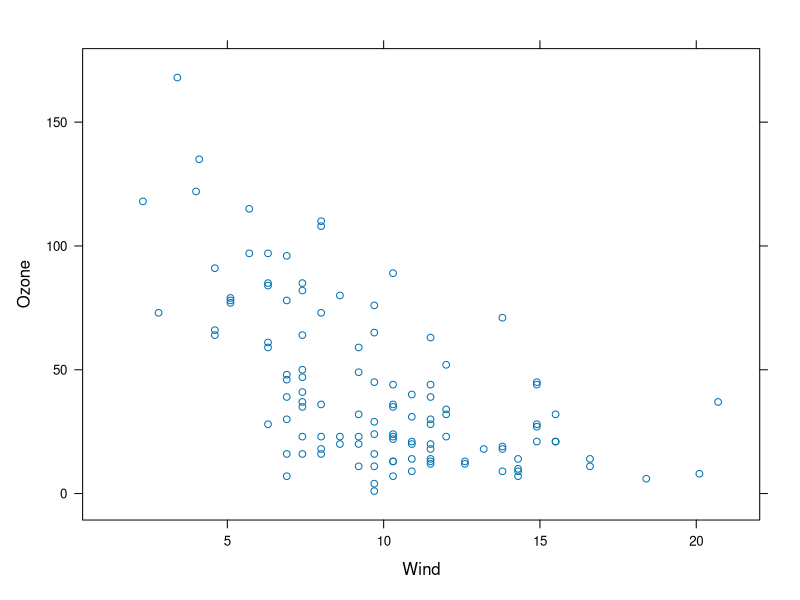
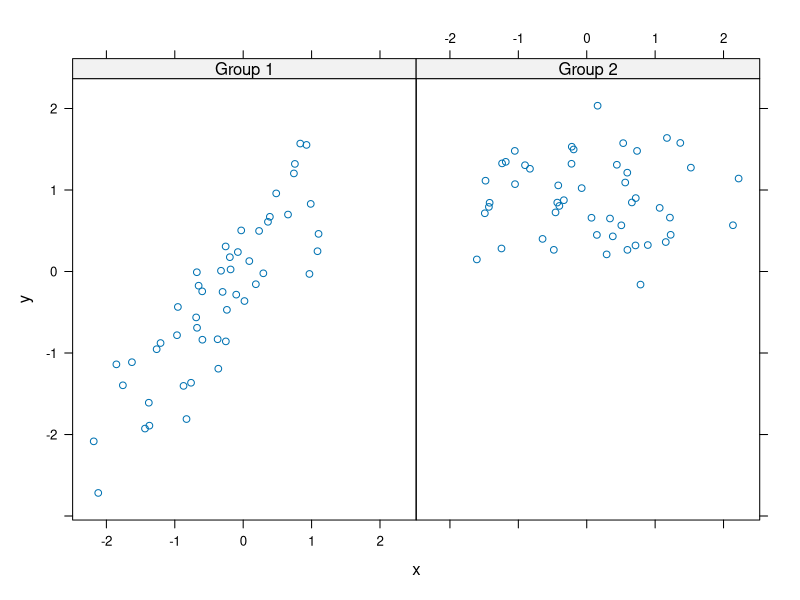
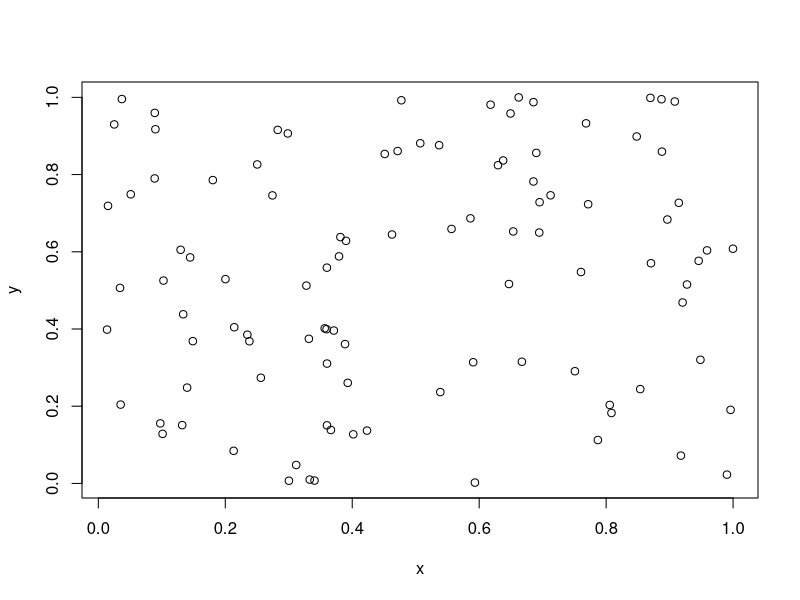
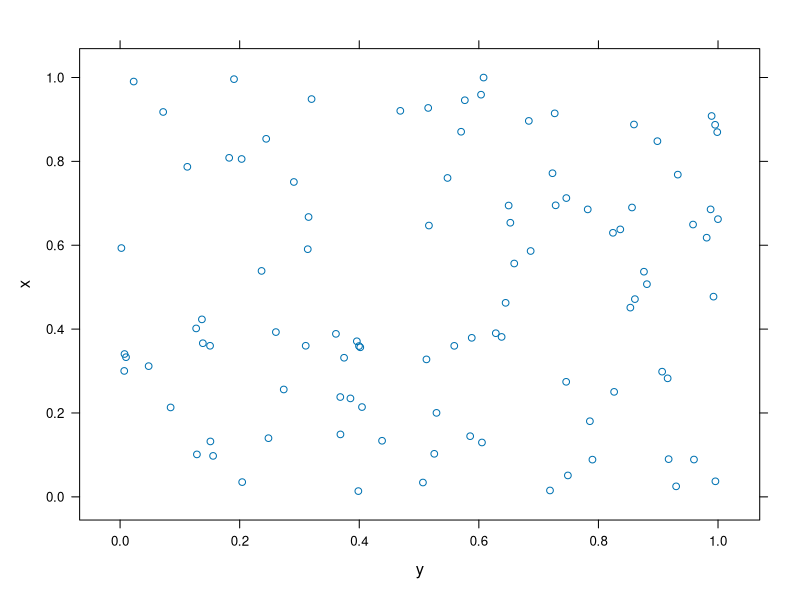
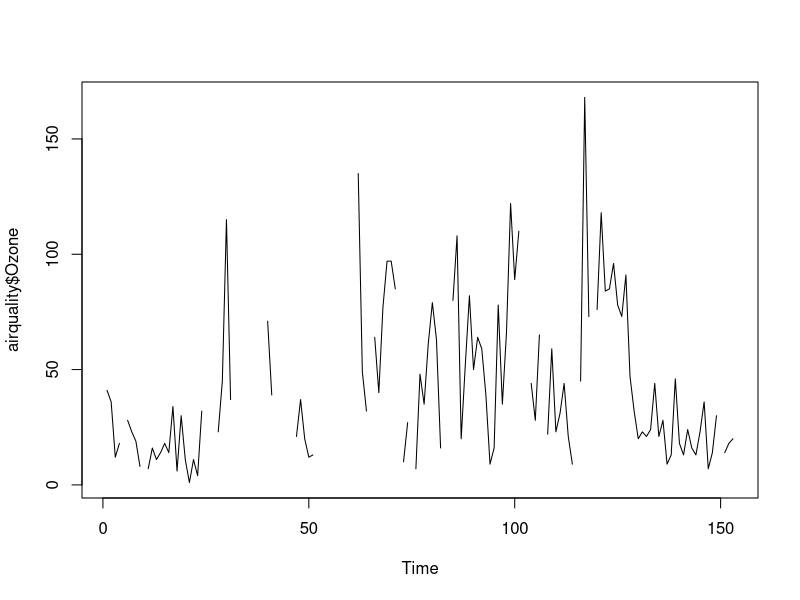

Reproduce these figures in R, in order.
library(lattice)
library(datasets)

xyplot(Ozone ~ Wind, data=airquality)

head(airquality)

set.seed(10)

x <- rnorm(100)
f <- rep(0:1, each = 50)
y <- x + f - f * x + rnorm(100, sd = 0.5)

f <- factor(f,labels = c("Group 1", "Group 2"))

xyplot(y ~ x | f, layout = c(2,1))


x <- runif(100)
x
y <- runif(100)
y


plot(x,y)
xyplot(x ~ y)

library(datasets)

airquality

plot.ts(airquality$Ozone)

